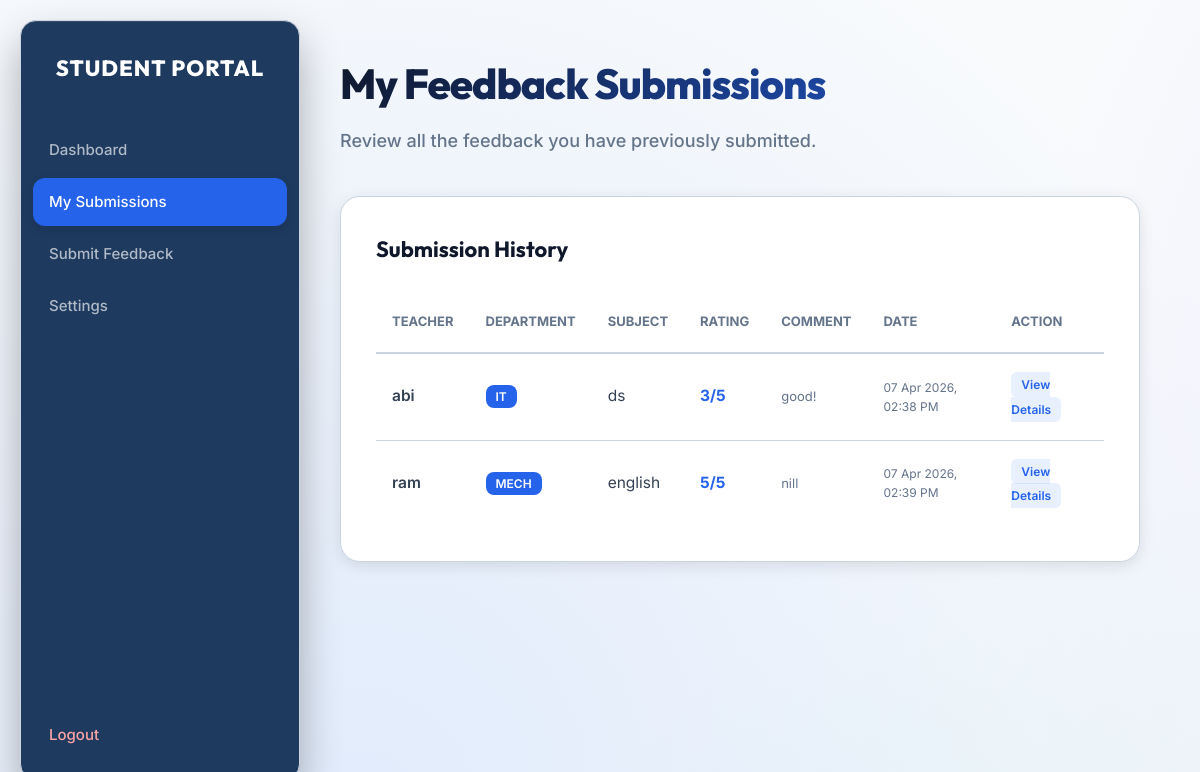
Screenshot of /student_feedbacks (signed in) with the database file from the repository.
### app.py (models this page shows, shortened)
class Feedback(db.Model):
    id = db.Column(db.Integer, primary_key=True)
    student = db.Column(db.String(50))
    department = db.Column(db.String(50))
    teacher = db.Column(db.String(50))
    subject = db.Column(db.String(50))
    rating = db.Column(db.Integer)
    comment = db.Column(db.String(500))
    date = db.Column(db.String(50))
    is_anonymous = db.Column(db.Boolean, default=False)

### app.py (the view)
@app.route("/student_feedbacks")
def student_feedbacks():
    if session.get("role") != "student":
        return redirect("/")
    student_name = session["user"]
    student_user = User.query.filter_by(username=student_name).first()
    feedbacks = Feedback.query.filter_by(student=student_name).all()
    return render_template(
        "student_feedbacks.html",
        student=student_user,
        username=student_name,
        feedbacks=feedbacks,
        theme=session.get("theme", "theme-light")
    )

### templates/student_feedbacks.html (shortened to what this page needs)
<!DOCTYPE html>
<html lang="en">
<head>
    <link rel="stylesheet" href="/static/style.css">
    <link href="https://cdn.jsdelivr.net/npm/simple-datatables@latest/dist/style.css" rel="stylesheet" type="text/css">
</head>
<body class="{{ theme }} app-bg">
    <div class="layout">
        <aside class="sidebar">
            <div class="sidebar-brand">
                <h2>STUDENT PORTAL</h2>
            </div>
            <nav class="sidebar-nav">
                <a href="/student_dashboard">Dashboard</a>
                <a href="/student_feedbacks" class="active">My Submissions</a>
                <a href="/feedback">Submit Feedback</a>
                <a href="/student_settings">Settings</a>
                <a href="/logout" class="logout">Logout</a>
            </nav>
        </aside>
        <main class="main">
            <div class="page-header">
                <h1>My Feedback Submissions</h1>
                <p>Review all the feedback you have previously submitted.</p>
            </div>
            {% if feedbacks %}
            <div class="panel">
                <div class="panel-title">Submission History</div>
                <div class="table-wrap">
                    <table id="feedbacksTable">
                        <thead>
                            <tr>
                                <th>Teacher</th>
                                <th>Department</th>
                                <th>Subject</th>
                                <th>Rating</th>
                                <th>Comment</th>
                                <th>Date</th>
                                <th>Action</th>
                            </tr>
                        </thead>
                        <tbody>
                            {% for f in feedbacks %}
                            <tr>
                                <td style="font-weight: 600;">{{ f.teacher }}</td>
                                <td><span style="background: var(--accent); color: #fff; padding: 4px 10px; border-radius: 8px; font-size: 12px; font-weight: 600;">{{ f.department }}</span></td>
                                <td>{{ f.subject or '—' }}</td>
                                <td><span style="font-weight: 700; color: var(--accent);">{{ f.rating }}/5</span></td>
                                <td style="max-width: 200px; overflow: hidden; text-overflow: ellipsis; white-space: nowrap; color: var(--muted); font-size: 13px;">{{ f.comment }}</td>
                                <td style="font-size: 12px; color: var(--muted);">{{ f.date or '—' }}</td>
                                <td>
                                    <a href="/view_feedback/{{ f.id }}"
                                        style="background: rgba(37, 99, 235, 0.1); color: var(--accent); padding: 5px 10px; border-radius: 6px; text-decoration: none; font-size: 12px; font-weight: 600;">View Details</a>
                                </td>
                            </tr>
                            {% endfor %}
                        </tbody>
                    </table>
                </div>
            </div>
            {% endif %}
        </main>
    </div>
</body>
</html>

### static/style.css (style rules this page uses)
*, *::before, *::after { box-sizing: border-box; }
:root { --sidebar-w: 280px; --radius: 16px; --shadow-sm: 0 4px 15px rgba(0, 0, 0, 0.1); --shadow-md: 0 10px 30px rgba(0, 0, 0, 0.2); --shadow-lg: 0 20px 40px rgba(0, 0, 0, 0.3), inset 0 1px 0 rgba(255, 255, 255, 0.1); --shadow-glow: 0 0 30px rgba(59, 130, 246, 0.4); --transition: all 0.35s cubic-bezier(0.25, 1, 0.5, 1); --glass-blur: blur(16px); }
.theme-light { --primary: #1e3a5f; --accent: #2563eb; --surface: #f8fafc; --card: #ffffff; --border: #cbd5e1; --text: #0f172a; --text-2: #334155; --muted: #64748b; --sidebar-bg: #1e3a5f; --sidebar-txt: rgba(255, 255, 255, 0.65); }
body { margin: 0; font-family: 'Inter', sans-serif; background: var(--surface); color: var(--text); line-height: 1.6; font-size: 15.5px; min-height: 100vh; transition: background 0.5s ease, color 0.5s ease; background-attachment: fixed; background-size: 200% 200%; }
.app-bg { background: radial-gradient(circle at 15% 50%, rgba(59, 130, 246, 0.12), transparent 45%), radial-gradient(circle at 85% 30%, rgba(139, 92, 246, 0.12), transparent 45%), radial-gradient(circle at 50% 80%, rgba(16, 185, 129, 0.08), transparent 45%), var(--surface) !important; background-attachment: fixed !important; background-size: 200% 200% !important; animation: ambientBrush 20s ease-in-out infinite !important; }
.layout { display: flex; min-height: 100vh; }
.sidebar { width: var(--sidebar-w); background: var(--sidebar-bg); backdrop-filter: var(--glass-blur); -webkit-backdrop-filter: var(--glass-blur); display: flex; flex-direction: column; position: fixed; top: 20px; left: 20px; bottom: 20px; border-radius: var(--radius); border: 1px solid var(--border); z-index: 100; box-shadow: var(--shadow-lg); transition: var(--transition); }
.sidebar-brand { padding: 30px 24px 20px; text-align: center; }
.sidebar-brand h2 { margin: 0; font-size: 22px; font-weight: 800; color: #fff; font-family: 'Outfit', sans-serif; letter-spacing: 1px; }
.sidebar-nav { flex: 1; padding: 20px 12px; display: flex; flex-direction: column; gap: 4px; }
.sidebar-nav a { display: flex; align-items: center; gap: 12px; padding: 12px 16px; color: var(--sidebar-txt); text-decoration: none; border-radius: 12px; font-size: 15px; font-weight: 500; transition: var(--transition); }
.sidebar-nav a:hover, .sidebar-nav a.active { background: rgba(255, 255, 255, 0.1); color: #fff; }
.sidebar-nav a.active { box-shadow: 0 4px 12px rgba(0, 0, 0, 0.1); background: var(--accent); }
.sidebar-nav a.logout { color: #fca5a5; margin-top: auto; }
.main { margin-left: var(--sidebar-w); flex: 1; padding: 50px 60px; }
.page-header { margin-bottom: 40px; }
.page-header h1 { margin: 0 0 10px; font-size: 42px; font-weight: 800; font-family: 'Outfit', sans-serif; background: linear-gradient(135deg, var(--text) 0%, var(--accent) 100%); -webkit-background-clip: text; background-clip: text; -webkit-text-fill-color: transparent; letter-spacing: -1px; }
.page-header p { margin: 0; font-size: 18px; color: var(--muted); font-weight: 500; }
.panel { background: var(--card); backdrop-filter: var(--glass-blur); -webkit-backdrop-filter: var(--glass-blur); border: 1px solid var(--border); border-radius: 20px; padding: 35px; box-shadow: var(--shadow-sm); margin-bottom: 30px; transition: var(--transition); position: relative; overflow: hidden; }
.panel::before { content: ''; position: absolute; top: 0; left: 0; right: 0; bottom: 0; border-radius: 20px; background: radial-gradient(800px circle at var(--mouse-x, 50%) var(--mouse-y, 50%), rgba(255, 255, 255, 0.06), transparent 40%); opacity: 0; transition: opacity 0.5s; pointer-events: none; }
.panel-title { font-size: 22px; font-weight: 700; color: var(--text); margin-bottom: 24px; display: flex; align-items: center; gap: 10px; font-family: 'Outfit', sans-serif; }
.table-wrap { overflow-x: auto; border-radius: 12px; }
table { width: 100%; border-collapse: collapse; }
th { text-align: left; padding: 20px 16px; font-size: 13px; text-transform: uppercase; color: var(--muted); border-bottom: 2px solid var(--border); }
td { padding: 18px 16px; border-bottom: 1px solid var(--border); color: var(--text-2); }
tr:last-child td { border-bottom: none; }

### rows the page displays
Feedback: teacher "abi", department "IT", subject "ds", rating "3", comment "good!", date "07 Apr 2026, 02:38 PM"
Feedback: teacher "ram", department "MECH", subject "english", rating "5", comment "nill", date "07 Apr 2026, 02:39 PM"
